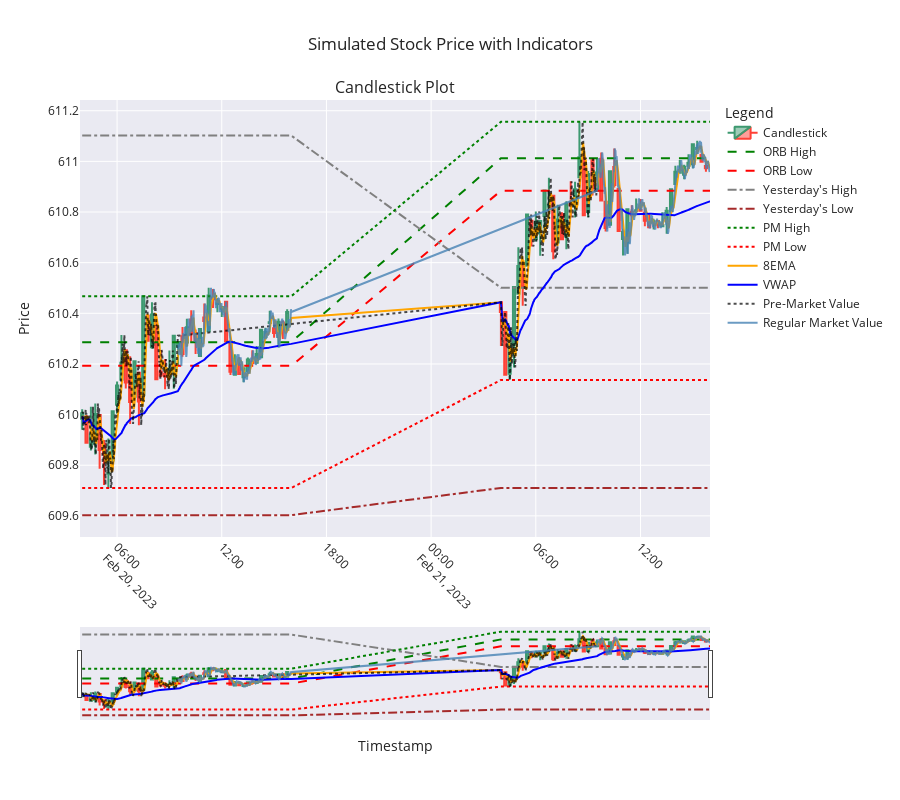

The cell this chart's notebook holds for it:
### Code cell
from plotly.subplots import make_subplots
import plotly.graph_objects as go
import plotly.express as px

def plot_candlestick_with_indicators(candlestick_data, simulated_data):
    # Create a figure with a single subplot
    fig = make_subplots(rows=1, cols=1, shared_xaxes=True, 
                        vertical_spacing=0.1, 
                        subplot_titles=("Candlestick Plot",))

    # Add candlestick traces
    fig.add_trace(go.Candlestick(
        x=candlestick_data.index,
        open=candlestick_data['Open'],
        high=candlestick_data['High'],
        low=candlestick_data['Low'],
        close=candlestick_data['Close'],
        name='Candlestick',
        opacity=1
    ), row=1, col=1)

    # Add indicators to the candlestick plot
    fig.add_trace(go.Scatter(
        x=simulated_data['Timestamp'],
        y=simulated_data['ORB_High'],
        mode='lines',
        name='ORB High',
        line=dict(color='green', dash='dash')
    ), row=1, col=1)

    fig.add_trace(go.Scatter(
        x=simulated_data['Timestamp'],
        y=simulated_data['ORB_Low'],
        mode='lines',
        name='ORB Low',
        line=dict(color='red', dash='dash')
    ), row=1, col=1)

    fig.add_trace(go.Scatter(
        x=simulated_data['Timestamp'],
        y=simulated_data['Yest_High'],
        mode='lines',
        name="Yesterday's High",
        line=dict(color='gray', dash='dashdot')
    ), row=1, col=1)
    
    fig.add_trace(go.Scatter(
        x=simulated_data['Timestamp'],
        y=simulated_data['Yest_Low'],
        mode='lines',
        name="Yesterday's Low",
        line=dict(color='brown', dash='dashdot')
    ), row=1, col=1)

    fig.add_trace(go.Scatter(
        x=simulated_data['Timestamp'],
        y=simulated_data['PM_High'],
        mode='lines',
        name='PM High',
        line=dict(color='green', dash='dot')
    ), row=1, col=1)

    fig.add_trace(go.Scatter(
        x=simulated_data['Timestamp'],
        y=simulated_data['PM_Low'],
        mode='lines',
        name='PM Low',
        line=dict(color='red', dash='dot')
    ), row=1, col=1)

    fig.add_trace(go.Scatter(
        x=simulated_data['Timestamp'],
        y=simulated_data['8EMA'],
        mode='lines',
        name='8EMA',
        line=dict(color='orange')
    ), row=1, col=1)

    fig.add_trace(go.Scatter(
        x=simulated_data['Timestamp'],
        y=simulated_data['VWAP'],
        mode='lines',
        name='VWAP',
        line=dict(color='blue')
    ), row=1, col=1)

    # Add PM and Regular Market values
    fig.add_trace(go.Scatter(
        x=simulated_data[simulated_data['Session'] == 'PM']['Timestamp'],
        y=simulated_data[simulated_data['Session'] == 'PM']['Close'],
        mode='lines',
        name='Pre-Market Value',
        line=dict(color='black', dash='dot'),
        opacity=0.7
    ), row=1, col=1)
    
    fig.add_trace(go.Scatter(
        x=simulated_data[simulated_data['Session'] == 'Regular Market']['Timestamp'],
        y=simulated_data[simulated_data['Session'] == 'Regular Market']['Close'],
        mode='lines',
        name='Regular Market Value',
        line=dict(color='steelblue'),
        opacity=0.8
    ), row=1, col=1)

    # Update layout for better appearance
    fig.update_layout(
        title="Simulated Stock Price with Indicators",
        xaxis_title="Timestamp",
        yaxis_title="Price",
        legend_title="Legend",
        xaxis=dict(tickangle=45),
        template="seaborn",
        hovermode='x unified',
        height=800  # Make the graph taller
    )

    # Show the plot
    fig.show()

# Example usage
plot_candlestick_with_indicators(candlestick_data, simulated_data)

### Figure 1 — Plotly figure (JSON) as saved in the notebook; plotly's stock layout.template omitted (floating-point values rounded to 4 significant figures; data arrays with more than 128 entries replaced by an {"elided": "..."} marker saying what was removed)
{"data": [{"close": [610.0, 609.9, 609.9, 610.0, 609.9, 609.8, 609.8, 610.0, 610.1, 610.2, 610.1, 610.0, 610.2, 610.1, 610.5, 610.3, 610.4, 610.1, 610.2, 610.2, 610.2, 610.3, 610.3, 610.2, 610.3, 610.3, 610.3, 610.3, 610.4, 610.5, 610.5, 610.4, 610.4, 610.3, 610.2, 610.2, 610.2, 610.2, 610.2, 610.2, 610.2, 610.3, 610.3, 610.4, 610.3, 610.4, 610.3, 610.4, 610.4, 610.2, 610.3, 610.5, 610.6, 610.5, 610.8, 610.7, 610.8, 610.8, 610.9, 610.8, 610.6, 610.8, 610.7, 610.8, 610.8, 610.9, 611.0, 610.8, 610.9, 610.9, 611.0, 610.8, 610.7, 611.0, 610.9, 610.7, 610.7, 610.8, 610.8, 610.8, 610.8, 610.8, 610.7, 610.8, 610.8, 610.7, 610.8, 610.9, 611.0, 611.0, 611.0, 611.0, 611.1, 611.1, 611.0, 611.0], "high": [610.0, 610.0, 610.0, 610.0, 610.0, 609.9, 609.9, 610.0, 610.1, 610.3, 610.3, 610.2, 610.2, 610.2, 610.5, 610.4, 610.4, 610.4, 610.3, 610.2, 610.3, 610.3, 610.3, 610.3, 610.4, 610.4, 610.3, 610.3, 610.4, 610.5, 610.5, 610.5, 610.4, 610.4, 610.3, 610.2, 610.2, 610.2, 610.2, 610.3, 610.3, 610.3, 610.3, 610.4, 610.4, 610.4, 610.4, 610.4, 610.4, 610.4, 610.3, 610.5, 610.7, 610.6, 610.8, 610.8, 610.8, 610.8, 610.9, 610.9, 610.9, 610.8, 610.8, 610.8, 610.9, 610.9, 611.2, 611.1, 611.0, 611.0, 611.0, 611.0, 610.8, 611.0, 611.1, 610.9, 610.7, 610.8, 610.8, 610.9, 610.9, 610.8, 610.8, 610.8, 610.8, 610.8, 610.8, 610.9, 611.0, 611.0, 611.0, 611.0, 611.1, 611.1, 611.0, 611.0], "low": [609.9, 609.9, 609.9, 609.8, 609.8, 609.7, 609.7, 609.8, 610.0, 610.1, 610.1, 610.0, 610.1, 610.0, 610.1, 610.3, 610.3, 610.1, 610.1, 610.1, 610.1, 610.1, 610.2, 610.2, 610.3, 610.3, 610.2, 610.2, 610.3, 610.3, 610.4, 610.4, 610.4, 610.3, 610.2, 610.2, 610.2, 610.1, 610.2, 610.2, 610.2, 610.2, 610.3, 610.4, 610.3, 610.3, 610.3, 610.3, 610.3, 610.2, 610.1, 610.2, 610.5, 610.4, 610.6, 610.7, 610.7, 610.6, 610.7, 610.8, 610.6, 610.7, 610.7, 610.7, 610.8, 610.8, 610.9, 610.8, 610.8, 610.9, 610.9, 610.8, 610.7, 610.7, 610.9, 610.7, 610.6, 610.6, 610.8, 610.8, 610.8, 610.7, 610.7, 610.7, 610.7, 610.7, 610.7, 610.8, 610.9, 611.0, 610.9, 611.0, 611.0, 611.0, 611.0, 611.0], "name": "Candlestick", "opacity": 1, "open": [610.0, 610.0, 609.9, 609.9, 610.0, 609.9, 609.8, 609.8, 610.0, 610.1, 610.3, 610.2, 610.1, 610.2, 610.1, 610.4, 610.3, 610.4, 610.2, 610.2, 610.2, 610.2, 610.3, 610.3, 610.3, 610.4, 610.3, 610.2, 610.4, 610.3, 610.5, 610.4, 610.4, 610.4, 610.3, 610.2, 610.2, 610.1, 610.2, 610.2, 610.2, 610.2, 610.3, 610.4, 610.3, 610.3, 610.4, 610.3, 610.4, 610.4, 610.2, 610.3, 610.5, 610.6, 610.6, 610.8, 610.7, 610.7, 610.8, 610.8, 610.9, 610.7, 610.8, 610.7, 610.8, 610.8, 610.9, 611.0, 610.8, 611.0, 610.9, 611.0, 610.8, 610.7, 611.0, 610.9, 610.7, 610.7, 610.8, 610.8, 610.8, 610.8, 610.8, 610.8, 610.8, 610.7, 610.8, 610.8, 610.9, 611.0, 610.9, 611.0, 611.0, 611.0, 611.0, 611.0], "type": "candlestick", "x": ["2023-02-20T04:00:00.000000000", "2023-02-20T04:15:00.000000000", "2023-02-20T04:30:00.000000000", "2023-02-20T04:45:00.000000000", "2023-02-20T05:00:00.000000000", "2023-02-20T05:15:00.000000000", "2023-02-20T05:30:00.000000000", "2023-02-20T05:45:00.000000000", "2023-02-20T06:00:00.000000000", "2023-02-20T06:15:00.000000000", "2023-02-20T06:30:00.000000000", "2023-02-20T06:45:00.000000000", "2023-02-20T07:00:00.000000000", "2023-02-20T07:15:00.000000000", "2023-02-20T07:30:00.000000000", "2023-02-20T07:45:00.000000000", "2023-02-20T08:00:00.000000000", "2023-02-20T08:15:00.000000000", "2023-02-20T08:30:00.000000000", "2023-02-20T08:45:00.000000000", "2023-02-20T09:00:00.000000000", "2023-02-20T09:15:00.000000000", "2023-02-20T09:30:00.000000000", "2023-02-20T09:45:00.000000000", "2023-02-20T10:00:00.000000000", "2023-02-20T10:15:00.000000000", "2023-02-20T10:30:00.000000000", "2023-02-20T10:45:00.000000000", "2023-02-20T11:00:00.000000000", "2023-02-20T11:15:00.000000000", "2023-02-20T11:30:00.000000000", "2023-02-20T11:45:00.000000000", "2023-02-20T12:00:00.000000000", "2023-02-20T12:15:00.000000000", "2023-02-20T12:30:00.000000000", "2023-02-20T12:45:00.000000000", "2023-02-20T13:00:00.000000000", "2023-02-20T13:15:00.000000000", "2023-02-20T13:30:00.000000000", "2023-02-20T13:45:00.000000000", "2023-02-20T14:00:00.000000000", "2023-02-20T14:15:00.000000000", "2023-02-20T14:30:00.000000000", "2023-02-20T14:45:00.000000000", "2023-02-20T15:00:00.000000000", "2023-02-20T15:15:00.000000000", "2023-02-20T15:30:00.000000000", "2023-02-20T15:45:00.000000000", "2023-02-21T04:00:00.000000000", "2023-02-21T04:15:00.000000000", "2023-02-21T04:30:00.000000000", "2023-02-21T04:45:00.000000000", "2023-02-21T05:00:00.000000000", "2023-02-21T05:15:00.000000000", "2023-02-21T05:30:00.000000000", "2023-02-21T05:45:00.000000000", "2023-02-21T06:00:00.000000000", "2023-02-21T06:15:00.000000000", "2023-02-21T06:30:00.000000000", "2023-02-21T06:45:00.000000000", "2023-02-21T07:00:00.000000000", "2023-02-21T07:15:00.000000000", "2023-02-21T07:30:00.000000000", "2023-02-21T07:45:00.000000000", "2023-02-21T08:00:00.000000000", "2023-02-21T08:15:00.000000000", "2023-02-21T08:30:00.000000000", "2023-02-21T08:45:00.000000000", "2023-02-21T09:00:00.000000000", "2023-02-21T09:15:00.000000000", "2023-02-21T09:30:00.000000000", "2023-02-21T09:45:00.000000000", "2023-02-21T10:00:00.000000000", "2023-02-21T10:15:00.000000000", "2023-02-21T10:30:00.000000000", "2023-02-21T10:45:00.000000000", "2023-02-21T11:00:00.000000000", "2023-02-21T11:15:00.000000000", "2023-02-21T11:30:00.000000000", "2023-02-21T11:45:00.000000000", "2023-02-21T12:00:00.000000000", "2023-02-21T12:15:00.000000000", "2023-02-21T12:30:00.000000000", "2023-02-21T12:45:00.000000000", "2023-02-21T13:00:00.000000000", "2023-02-21T13:15:00.000000000", "2023-02-21T13:30:00.000000000", "2023-02-21T13:45:00.000000000", "2023-02-21T14:00:00.000000000", "2023-02-21T14:15:00.000000000", "2023-02-21T14:30:00.000000000", "2023-02-21T14:45:00.000000000", "2023-02-21T15:00:00.000000000", "2023-02-21T15:15:00.000000000", "2023-02-21T15:30:00.000000000", "2023-02-21T15:45:00.000000000"], "xaxis": "x", "yaxis": "y"}, {"line": {"color": "green", "dash": "dash"}, "mode": "lines", "name": "ORB High", "type": "scatter", "x": {"elided": "1440 str values"}, "xaxis": "x", "y": {"elided": "1440 float values"}, "yaxis": "y"}, {"line": {"color": "red", "dash": "dash"}, "mode": "lines", "name": "ORB Low", "type": "scatter", "x": {"elided": "1440 str values"}, "xaxis": "x", "y": {"elided": "1440 float values"}, "yaxis": "y"}, {"line": {"color": "gray", "dash": "dashdot"}, "mode": "lines", "name": "Yesterday's High", "type": "scatter", "x": {"elided": "1440 str values"}, "xaxis": "x", "y": {"elided": "1440 float values"}, "yaxis": "y"}, {"line": {"color": "brown", "dash": "dashdot"}, "mode": "lines", "name": "Yesterday's Low", "type": "scatter", "x": {"elided": "1440 str values"}, "xaxis": "x", "y": {"elided": "1440 float values"}, "yaxis": "y"}, {"line": {"color": "green", "dash": "dot"}, "mode": "lines", "name": "PM High", "type": "scatter", "x": {"elided": "1440 str values"}, "xaxis": "x", "y": {"elided": "1440 float values"}, "yaxis": "y"}, {"line": {"color": "red", "dash": "dot"}, "mode": "lines", "name": "PM Low", "type": "scatter", "x": {"elided": "1440 str values"}, "xaxis": "x", "y": {"elided": "1440 float values"}, "yaxis": "y"}, {"line": {"color": "orange"}, "mode": "lines", "name": "8EMA", "type": "scatter", "x": {"elided": "1440 str values"}, "xaxis": "x", "y": {"elided": "1440 float values"}, "yaxis": "y"}, {"line": {"color": "blue"}, "mode": "lines", "name": "VWAP", "type": "scatter", "x": {"elided": "1440 str values"}, "xaxis": "x", "y": {"elided": "1440 float values"}, "yaxis": "y"}, {"line": {"color": "black", "dash": "dot"}, "mode": "lines", "name": "Pre-Market Value", "opacity": 0.7, "type": "scatter", "x": {"elided": "660 str values"}, "xaxis": "x", "y": {"elided": "660 float values"}, "yaxis": "y"}, {"line": {"color": "steelblue"}, "mode": "lines", "name": "Regular Market Value", "opacity": 0.8, "type": "scatter", "x": {"elided": "780 str values"}, "xaxis": "x", "y": {"elided": "780 float values"}, "yaxis": "y"}], "layout": {"annotations": [{"font": {"size": 16}, "showarrow": false, "text": "Candlestick Plot", "x": 0.5, "xanchor": "center", "xref": "paper", "y": 1, "yanchor": "bottom", "yref": "paper"}], "height": 800, "hovermode": "x unified", "legend": {"title": {"text": "Legend"}}, "title": {"text": "Simulated Stock Price with Indicators"}, "xaxis": {"anchor": "y", "domain": [0, 1], "tickangle": 45, "title": {"text": "Timestamp"}}, "yaxis": {"anchor": "x", "domain": [0, 1], "title": {"text": "Price"}}}}
